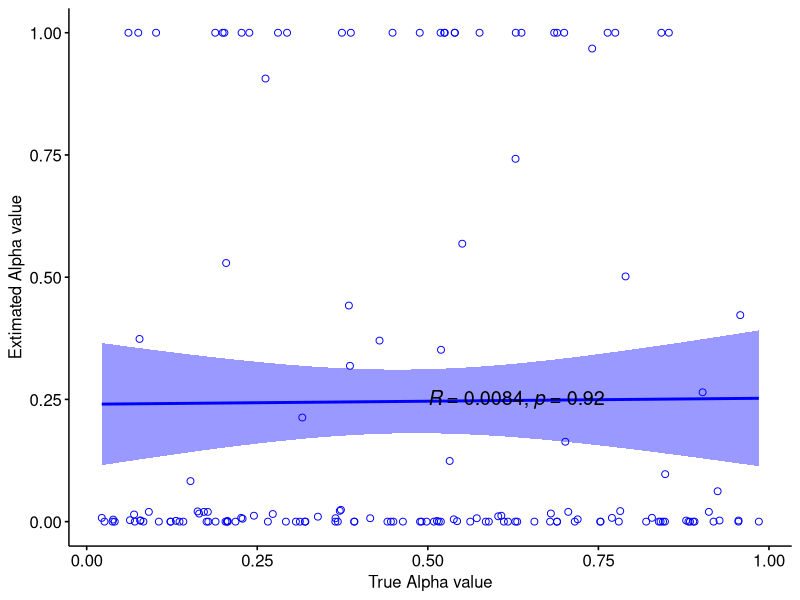
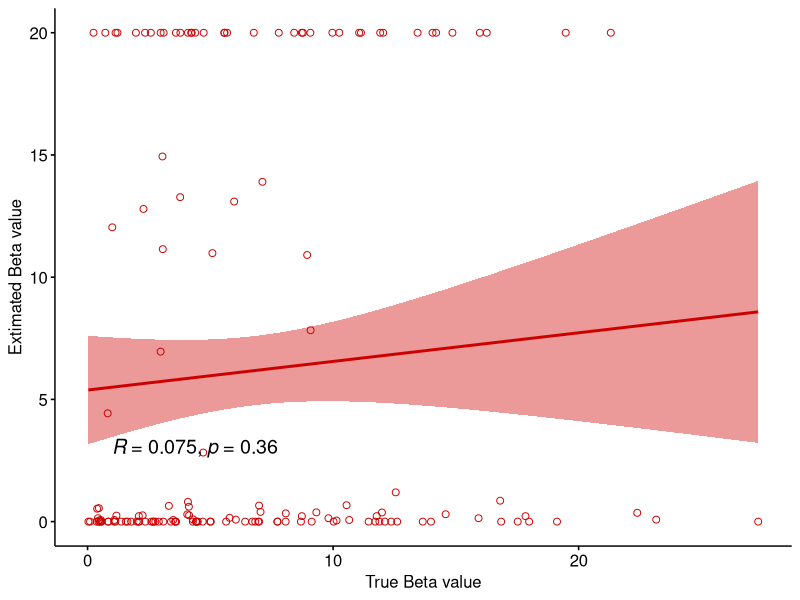
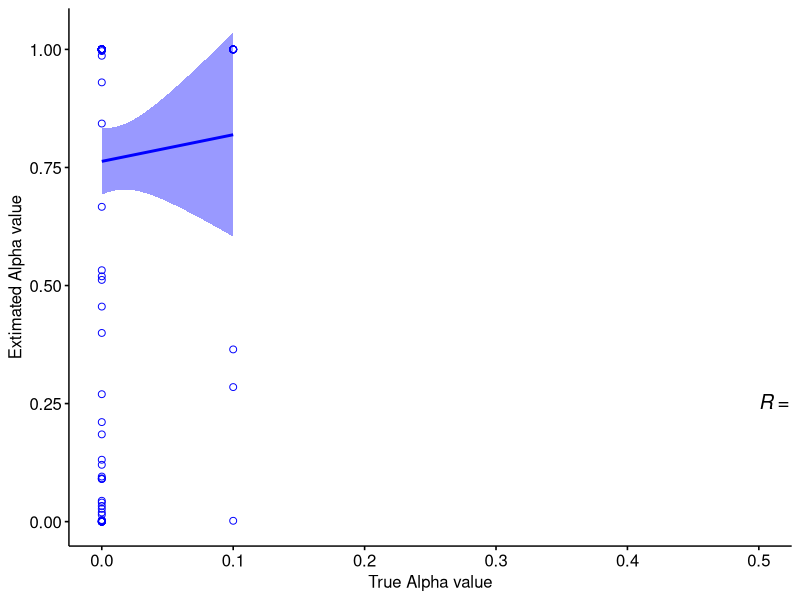
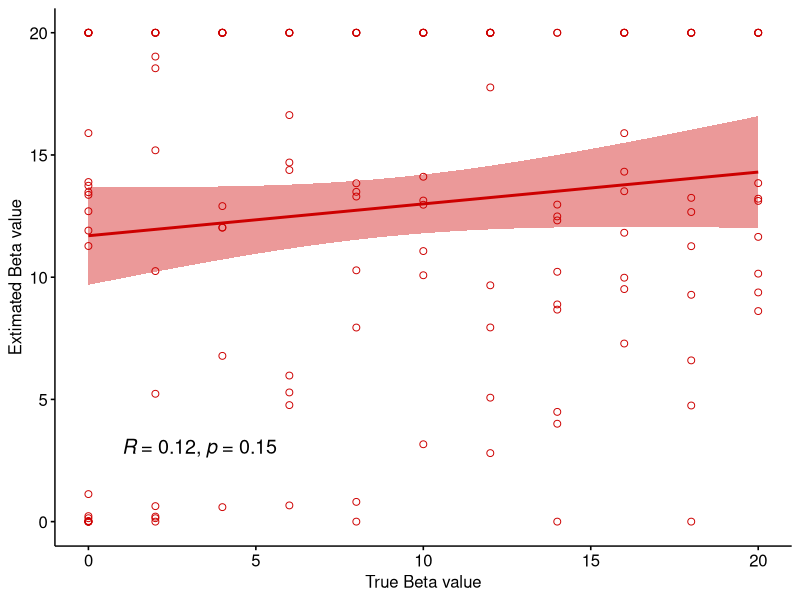
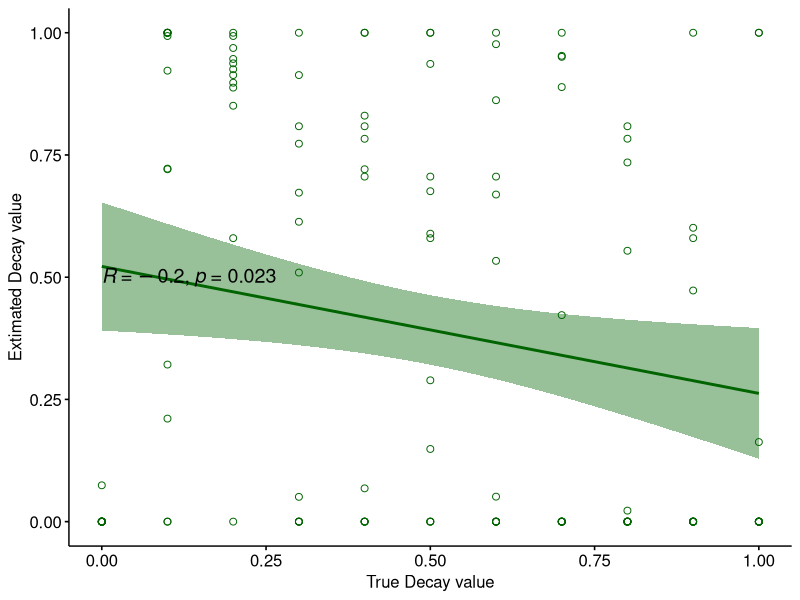
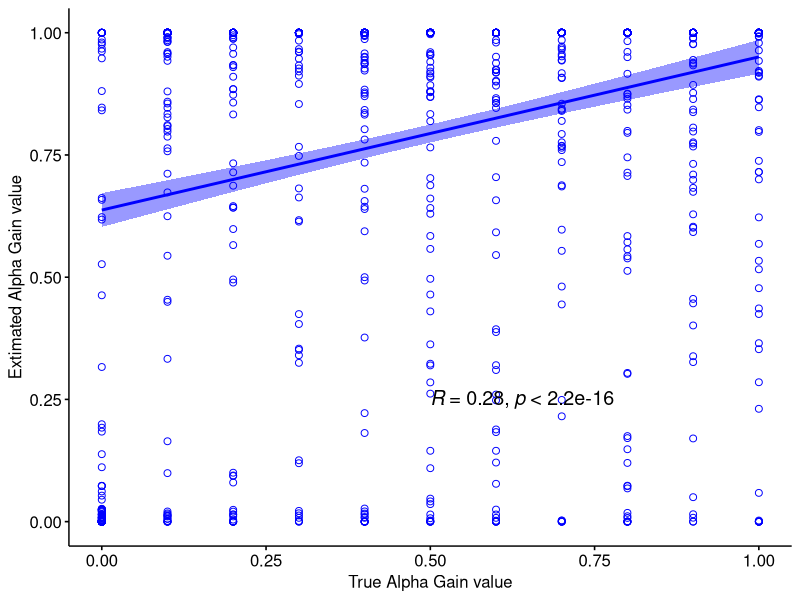
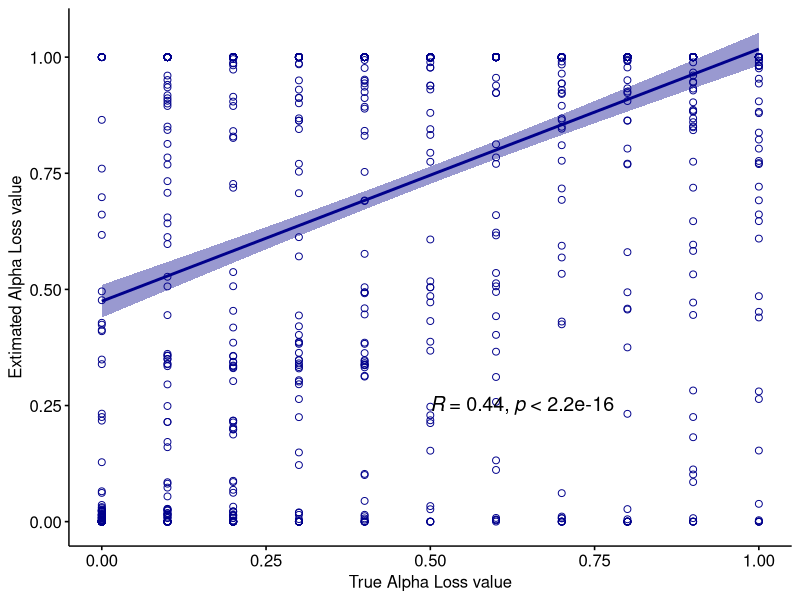
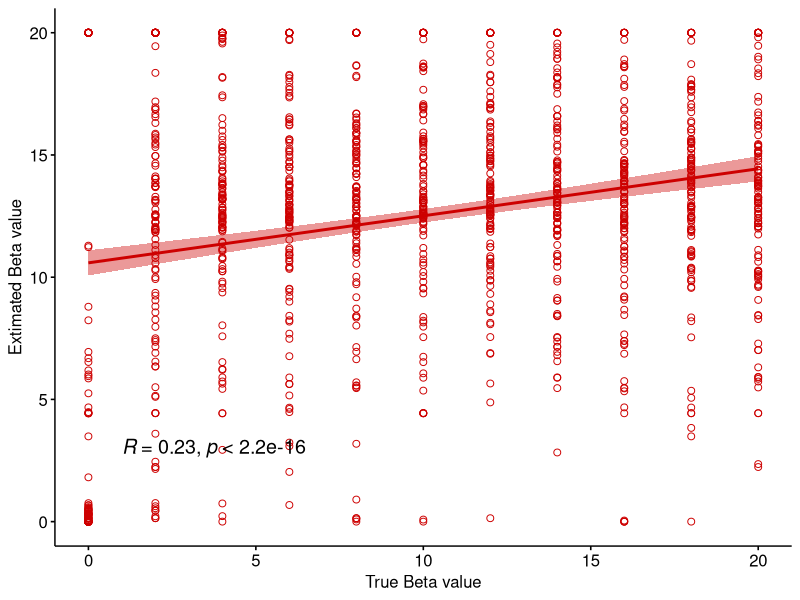

These figures' R source, in order: (Note: this script raises an error after producing the figures.)
# model parameter recovery
# 3.11.21 kls

# init ####
# load required packages
library(here)
library(tidyverse)
library(ggpubr)

# load source functions

# set hard-coded variables

# baseline model - done ####
# read data in
bld <- read.csv(here::here('output', 'simulation', 'sim_baseline_model_data.csv'))
blf <- read.csv(here::here('output', 'simulation', 'b_fit2_b.csv'))
bld <- bld[which(bld$Trial == 1),] 
# clean up and merge 
bld <- rename(bld, trueBeta = Beta)
blf <- rename(blf, estBeta = beta)
bl <- merge(bld[5:6], blf, by = 'Subject')
rm(bld, blf)
# graph
bl_beta <- ggscatter(bl, x = 'trueBeta', y = 'estBeta', shape = 1, color = 'red3', 
          add = 'reg.line', conf.int = TRUE, 
          cor.coef = TRUE, cor.method = 'pearson', cor.coef.coord = c(1, 3), cor.coef.size = 5,
          xlab = 'True Beta value', ylab = 'Extimated Beta value')
rm(bl)

# 1a model - done ####
# read data in
ad <- read.csv(here::here('output', 'simulation', 'sim_1alpha_model_data.csv'))
af <- read.csv(here::here('output', 'simulation', 'a1_fit2_a1.csv'))
ad <- ad[which(ad$Trial == 1), ] # 1a model
# clean up and merge 
ad <- rename(ad, trueBeta = Beta, trueAlpha = Alpha)
af <- rename(af, estBeta = beta, estAlpha = alpha)
a1 <- merge(ad[5:7], af, by = 'Subject')
rm(ad, af)
#graph
a1_alpha <- ggscatter(a1, x = 'trueAlpha', y = 'estAlpha', shape = 1, color = 'blue', 
          add = 'reg.line', conf.int = TRUE, 
          cor.coef = TRUE, cor.method = 'pearson', cor.coef.coord = c(.5, .25), cor.coef.size = 5,
          xlab = 'True Alpha value', ylab = 'Extimated Alpha value')

a1_beta <- ggscatter(a1, x = 'trueBeta', y = 'estBeta', shape = 1, color = 'red3', 
          add = 'reg.line', conf.int = TRUE, 
          cor.coef = TRUE, cor.method = 'pearson', cor.coef.coord = c(1, 3), cor.coef.size = 5,
          xlab = 'True Beta value', ylab = 'Extimated Beta value')
rm(a1)

# 1a decay model - done ####
# read in data
add <- read.csv(here::here('output', 'simulation', 'sim_1alpha_decay_model_data.csv'))
add <- add[which(add$Trial == 1), ] # 1a decay model
adf <- read.csv(here::here('output', 'simulation', 'a1d_fit2_a1d.csv'))
# clean up and merge 
add <- rename(add, trueBeta = Beta, trueAlpha = Alpha, trueDecay = Decay)
adf <- rename(adf, estBeta = beta, estAlpha = alpha, estDecay = decay)
a1d <- merge(add[5:8], adf, by = 'Subject')
rm(add, adf)
# graph
a1d_alpha <- ggscatter(a1d, x = 'trueAlpha', y = 'estAlpha', shape = 1, color = 'blue', 
          add = 'reg.line', conf.int = TRUE, 
          cor.coef = TRUE, cor.method = 'pearson', cor.coef.coord = c(.5, .25), cor.coef.size = 5,
          xlab = 'True Alpha value', ylab = 'Extimated Alpha value')

a1d_beta <- ggscatter(a1d, x = 'trueBeta', y = 'estBeta', shape = 1, color = 'red3', 
          add = 'reg.line', conf.int = TRUE, 
          cor.coef = TRUE, cor.method = 'pearson', cor.coef.coord = c(1, 3), cor.coef.size = 5,
          xlab = 'True Beta value', ylab = 'Extimated Beta value')

a1d_decay <- ggscatter(a1d, x = 'trueDecay', y = 'estDecay', shape = 1, color = 'darkgreen', 
          add = 'reg.line', conf.int = TRUE, 
          cor.coef = TRUE, cor.method = 'pearson', cor.coef.coord = c(0, .5), cor.coef.size = 5,
          xlab = 'True Decay value', ylab = 'Extimated Decay value')
rm(a1d)

# 2a model - gain loss - done####
# read in data
gld <- read.csv(here::here('output', 'simulation', 'sim_2alpha_model_data.csv'))
gld <- gld[which(gld$Trial == 1), ] # 2a model
glf <- read.csv(here::here('output', 'simulation', 'a2_fit2_a2.csv'))
# clean up and merge
gld <- rename(gld, trueBeta = Beta, trueAlphaGain = Alpha_gain, trueAlphaLoss = Alpha_loss)
glf <- rename(glf, estBeta = beta, estAlphaGain = a_gain, estAlphaLoss = a_loss)
gll <- merge(gld[c(6, 1:3)], glf, by = 'Subject')
rm(gld, glf)

# graph
a2_alpha_gain <- ggscatter(gll, x = 'trueAlphaGain', y = 'estAlphaGain', shape = 1, color = 'blue', 
          add = 'reg.line', conf.int = TRUE, 
          cor.coef = TRUE, cor.method = 'pearson', cor.coef.coord = c(.5, .25), cor.coef.size = 5,
          xlab = 'True Alpha Gain value', ylab = 'Extimated Alpha Gain value')

a2_alpha_loss <- ggscatter(gll, x = 'trueAlphaLoss', y = 'estAlphaLoss', shape = 1, color = 'blue4', 
          add = 'reg.line', conf.int = TRUE, 
          cor.coef = TRUE, cor.method = 'pearson', cor.coef.coord = c(.5, .25), cor.coef.size = 5,
          xlab = 'True Alpha Loss value', ylab = 'Extimated Alpha Loss value')

a2_beta <- ggscatter(gll, x = 'trueBeta', y = 'estBeta', shape = 1, color = 'red3', 
          add = 'reg.line', conf.int = TRUE, 
          cor.coef = TRUE, cor.method = 'pearson', cor.coef.coord = c(1, 3), cor.coef.size = 5,
          xlab = 'True Beta value', ylab = 'Extimated Beta value')
rm(gll)

# 2a decay model ####
# read in data
gldd <- read.csv(here::here('output', 'simulation', 'sim_2alpha_decay_model_data.csv'))
gldd <- gldd[which(gldd$Trial == 1),] # 2a with decay
gldf <- read.csv(here::here('output', 'simulation', 'a2d_fit2_a2d.csv'))
# clean up and merge
gldd <- rename(gldd, trueBeta = Beta, trueAlphaGain = Alpha_gain, trueAlphaLoss = Alpha_loss, trueDecay = Decay)
gldf <- rename(gldf, estBeta = beta, estAlphaGain = a_gain, estAlphaLoss = a_loss, estDecay = decay)
gldl <- merge(gldd[c(7, 1:3, 5)], gldf, by = 'Subject')
rm(gldd, gldf)
# graph
a2d_alpha_gain <- ggscatter(gldl, x = 'trueAlphaGain', y = 'estAlphaGain', shape = 1, color = 'blue', 
          add = 'reg.line', conf.int = TRUE, 
          cor.coef = TRUE, cor.method = 'pearson', cor.coef.coord = c(.5, .25), cor.coef.size = 5,
          xlab = 'True Alpha Gain value', ylab = 'Extimated Alpha Gain value')

a2d_alpha_loss <- ggscatter(gldl, x = 'trueAlphaLoss', y = 'estAlphaLoss', shape = 1, color = 'blue4', 
          add = 'reg.line', conf.int = TRUE, 
          cor.coef = TRUE, cor.method = 'pearson', cor.coef.coord = c(.5, .25), cor.coef.size = 5,
          xlab = 'True Alpha Loss value', ylab = 'Extimated Alpha Loss value')

a2d_beta <- ggscatter(gldl, x = 'trueBeta', y = 'estBeta', shape = 1, color = 'red3', 
          add = 'reg.line', conf.int = TRUE, 
          cor.coef = TRUE, cor.method = 'pearson', cor.coef.coord = c(1, 3), cor.coef.size = 5,
          xlab = 'True Beta value', ylab = 'Extimated Beta value')

a2d_decay <- ggscatter(gldl, x = 'trueDecay', y = 'estDecay', shape = 1, color = 'darkgreen', 
          add = 'reg.line', conf.int = TRUE, 
          cor.coef = TRUE, cor.method = 'pearson', cor.coef.coord = c(0, .5), cor.coef.size = 5,
          xlab = 'True Decay value', ylab = 'Extimated Decay value')
rm(gldl)

# 2a prior model ####
# read in data
glpd <- read.csv(here::here('output', 'simulation', 'sim_2alpha_with_priors_model_data.csv'))
glpd <- glpd[which(glpd$Trial == 1),] # 2a with priors
glpf <- read.csv(here::here('output', 'simulation', 'a2p_fit2_a2p.csv'))
# clean up and merge
glpd <- rename(glpd, trueBeta = Beta, trueAlphaGain = Alpha_gain, trueAlphaLoss = Alpha_loss, trueIProbA = iProbA, 
               trueIProbB = iProbB, trueIProbC = iProbC)
glpf <- rename(glpf, estBeta = beta, estAlphaGain = a_gain, estAlphaLoss = a_loss, estIProbA = iProbA, estIProbB = iProbB, 
               estIProbC = iProbC)
glpl <- merge(glpd[c(6, 1:3, 9:11)], glpf, by = 'Subject')
rm(glpd, glpf)
# graph
a2p_alpha_gain <- ggscatter(glpl, x = 'trueAlphaGain', y = 'estAlphaGain', shape = 1, color = 'blue', 
                           add = 'reg.line', conf.int = TRUE, 
                           cor.coef = TRUE, cor.method = 'pearson', cor.coef.coord = c(.5, .25), cor.coef.size = 5,
                           xlab = 'True Alpha Gain value', ylab = 'Extimated Alpha Gain value')

a2p_alpha_loss <- ggscatter(glpl, x = 'trueAlphaLoss', y = 'estAlphaLoss', shape = 1, color = 'blue4', 
                           add = 'reg.line', conf.int = TRUE, 
                           cor.coef = TRUE, cor.method = 'pearson', cor.coef.coord = c(.5, .25), cor.coef.size = 5,
                           xlab = 'True Alpha Loss value', ylab = 'Extimated Alpha Loss value')

a2p_beta <- ggscatter(glpl, x = 'trueBeta', y = 'estBeta', shape = 1, color = 'red3', 
                     add = 'reg.line', conf.int = TRUE, 
                     cor.coef = TRUE, cor.method = 'pearson', cor.coef.coord = c(1, 3), cor.coef.size = 5,
                     xlab = 'True Beta value', ylab = 'Extimated Beta value')

a2p_iprobA <- ggscatter(glpl, x = 'trueIProbA', y = 'estIProbA', shape = 1, color = 'orange', 
                        add = 'reg.line', conf.int = TRUE, 
                        cor.coef = TRUE, cor.method = 'pearson', cor.coef.coord = c(.5, .25), cor.coef.size = 5,
                        xlab = 'True initial Prob A value', ylab = 'Extimated initial Prob A value')

a2p_iprobB <- ggscatter(glpl, x = 'trueIProbB', y = 'estIProbB', shape = 1, color = 'orange', 
                        add = 'reg.line', conf.int = TRUE, 
                        cor.coef = TRUE, cor.method = 'pearson', cor.coef.coord = c(.5, .25), cor.coef.size = 5,
                        xlab = 'True initial Prob B value', ylab = 'Extimated initial Prob B value')
a2p_iprobC <- ggscatter(glpl, x = 'trueIProbC', y = 'estIProbC', shape = 1, color = 'orange', 
                        add = 'reg.line', conf.int = TRUE, 
                        cor.coef = TRUE, cor.method = 'pearson', cor.coef.coord = c(.5, .25), cor.coef.size = 5,
                        xlab = 'True initial Prob C value', ylab = 'Extimated initial Prob C value')
rm(glpl)




